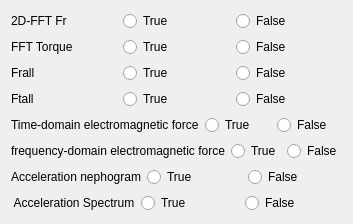
                    <widget class="QWidget" name="tab_19">
                     <attribute name="title">
                      <string>Result</string>
                     </attribute>
                     <layout class="QVBoxLayout" name="verticalLayout_15">
                      <item>
                       <layout class="QHBoxLayout" name="horizontalLayout_64">
                        <item>
                         <widget class="QLabel" name="label_74">
                          <property name="text">
                           <string>2D-FFT Fr</string>
                          </property>
                         </widget>
                        </item>
                        <item>
                         <widget class="QRadioButton" name="radioButton26">
                          <property name="text">
                           <string>True</string>
                          </property>
                          <attribute name="buttonGroup">
                           <string notr="true">buttonGroup_5</string>
                          </attribute>
                         </widget>
                        </item>
                        <item>
                         <widget class="QRadioButton" name="radioButton27">
                          <property name="text">
                           <string>False</string>
                          </property>
                          <attribute name="buttonGroup">
                           <string notr="true">buttonGroup_5</string>
                          </attribute>
                         </widget>
                        </item>
                       </layout>
                      </item>
                      <item>
                       <layout class="QHBoxLayout" name="horizontalLayout_63">
                        <item>
                         <widget class="QLabel" name="label_68">
                          <property name="text">
                           <string>FFT Torque</string>
                          </property>
                         </widget>
                        </item>
                        <item>
                         <widget class="QRadioButton" name="radioButton28">
                          <property name="text">
                           <string>True</string>
                          </property>
                          <attribute name="buttonGroup">
                           <string notr="true">buttonGroup_4</string>
                          </attribute>
                         </widget>
                        </item>
                        <item>
                         <widget class="QRadioButton" name="radioButton29">
                          <property name="text">
                           <string>False</string>
                          </property>
                          <attribute name="buttonGroup">
                           <string notr="true">buttonGroup_4</string>
                          </attribute>
                         </widget>
                        </item>
                       </layout>
                      </item>
                      <item>
                       <layout class="QHBoxLayout" name="horizontalLayout_68">
                        <item>
                         <widget class="QLabel" name="label_78">
                          <property name="text">
                           <string>Frall</string>
                          </property>
                         </widget>
                        </item>
                        <item>
                         <widget class="QRadioButton" name="radioButton30">
                          <property name="text">
                           <string>True</string>
                          </property>
                          <attribute name="buttonGroup">
                           <string notr="true">buttonGroup_8</string>
                          </attribute>
                         </widget>
                        </item>
                        <item>
                         <widget class="QRadioButton" name="radioButton31">
                          <property name="text">
                           <string>False</string>
                          </property>
                          <attribute name="buttonGroup">
                           <string notr="true">buttonGroup_8</string>
                          </attribute>
                         </widget>
                        </item>
                       </layout>
                      </item>
                      <item>
                       <layout class="QHBoxLayout" name="horizontalLayout_74">
                        <item>
                         <widget class="QLabel" name="label_79">
                          <property name="text">
                           <string>Ftall</string>
                          </property>
                         </widget>
                        </item>
                        <item>
                         <widget class="QRadioButton" name="radioButton32">
                          <property name="text">
                           <string>True</string>
                          </property>
                          <attribute name="buttonGroup">
                           <string notr="true">buttonGroup_9</string>
                          </attribute>
                         </widget>
                        </item>
                        <item>
                         <widget class="QRadioButton" name="radioButton33">
                          <property name="text">
                           <string>False</string>
                          </property>
                          <attribute name="buttonGroup">
                           <string notr="true">buttonGroup_9</string>
                          </attribute>
                         </widget>
                        </item>
                       </layout>
                      </item>
                      <item>
                       <layout class="QHBoxLayout" name="horizontalLayout_76">
                        <item>
                         <widget class="QLabel" name="label_80">
                          <property name="text">
                           <string>Time-domain electromagnetic force</string>
                          </property>
                         </widget>
                        </item>
                        <item>
                         <widget class="QRadioButton" name="radioButton34">
                          <property name="text">
                           <string>True</string>
                          </property>
                          <attribute name="buttonGroup">
                           <string notr="true">buttonGroup_10</string>
                          </attribute>
                         </widget>
                        </item>
                        <item>
                         <widget class="QRadioButton" name="radioButton35">
                          <property name="text">
                           <string>False</string>
                          </property>
                          <attribute name="buttonGroup">
                           <string notr="true">buttonGroup_10</string>
                          </attribute>
                         </widget>
                        </item>
                       </layout>
                      </item>
                      <item>
                       <layout class="QHBoxLayout" name="horizontalLayout_77">
                        <item>
                         <widget class="QLabel" name="label_81">
                          <property name="text">
                           <string>frequency-domain electromagnetic force</string>
                          </property>
                         </widget>
                        </item>
                        <item>
                         <widget class="QRadioButton" name="radioButton36">
                          <property name="text">
                           <string>True</string>
                          </property>
                          <attribute name="buttonGroup">
                           <string notr="true">buttonGroup_11</string>
                          </attribute>
                         </widget>
                        </item>
                        <item>
                         <widget class="QRadioButton" name="radioButton37">
                          <property name="text">
                           <string>False</string>
                          </property>
                          <attribute name="buttonGroup">
                           <string notr="true">buttonGroup_11</string>
                          </attribute>
                         </widget>
                        </item>
                       </layout>
                      </item>
                      <item>
                       <layout class="QHBoxLayout" name="horizontalLayout_66">
                        <item>
                         <widget class="QLabel" name="label_76">
                          <property name="text">
                           <string>Acceleration nephogram</string>
                          </property>
                         </widget>
                        </item>
                        <item>
                         <widget class="QRadioButton" name="radioButton38">
                          <property name="text">
                           <string>True</string>
                          </property>
                          <attribute name="buttonGroup">
                           <string notr="true">buttonGroup_12</string>
                          </attribute>
                         </widget>
                        </item>
                        <item>
                         <widget class="QRadioButton" name="radioButton39">
                          <property name="text">
                           <string>False</string>
                          </property>
                          <attribute name="buttonGroup">
                           <string notr="true">buttonGroup_12</string>
                          </attribute>
                         </widget>
                        </item>
                       </layout>
                      </item>
                      <item>
                       <layout class="QHBoxLayout" name="horizontalLayout_65">
                        <item>
                         <widget class="QLabel" name="label_75">
                          <property name="text">
                           <string> Acceleration Spectrum</string>
                          </property>
                         </widget>
                        </item>
                        <item>
                         <widget class="QRadioButton" name="radioButton40">
                          <property name="text">
                           <string>True</string>
                          </property>
                          <attribute name="buttonGroup">
                           <string notr="true">buttonGroup_13</string>
                          </attribute>
                         </widget>
                        </item>
                        <item>
                         <widget class="QRadioButton" name="radioButton41">
                          <property name="text">
                           <string>False</string>
                          </property>
                          <attribute name="buttonGroup">
                           <string notr="true">buttonGroup_13</string>
                          </attribute>
                         </widget>
                        </item>
                       </layout>
                      </item>
                     </layout>
                    </widget>
